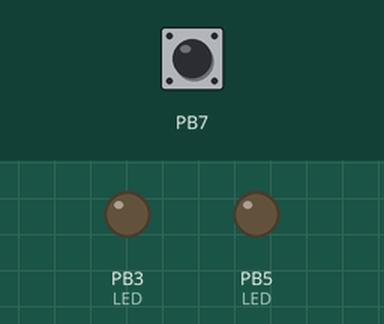
The program below on a simulated ATmega328P, built with avr-gcc and emulated at 16 MHz. Parts: output pins drawn as LEDs (lit = HIGH). Inputs (shaded band) come from the test bench; at power-on: PB7 HIGH. Random numbers use the default seed unless the program sets one; what the program prints to the serial monitor is not drawn.

Above: at 1.2 s.
1.3 s: PB7 pulled LOW for 0.15 s
At 1.37 s:
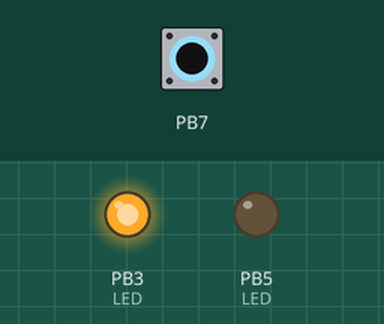
4.4 s: PB7 pulled LOW for 3.2 s
At 7.9 s:
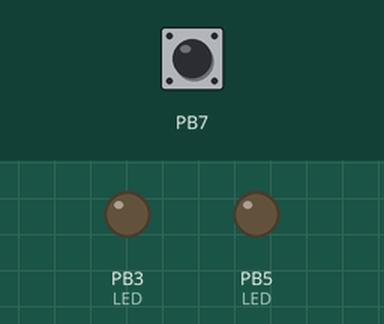
Timing chart, 0 to 9.4 s (numbered marks = the images above; inputs shaded):
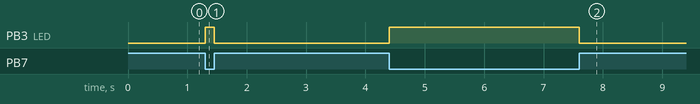

Measured:
- after the input at 1.3 s, PB3 (LED): LOW → HIGH at once, → LOW 0.15 s later
- after the input at 4.4 s, PB3 (LED): LOW → HIGH at once, → LOW 3.2 s later

The program:

main.c
```c
/*
 * main.c
 *
 * Description : Example usage of the mastermind library functions
 *
 * Company : I&Q
 * Author : Hugo Arends
 * Date : July 2017
 */
#define F_CPU 16000000UL // 16Mhz
#include <avr/io.h>
#include <time.h>
#include <avr/interrupt.h>
#include <util/delay.h>
#include <string.h>
#include "mastermind.h"
#include "global_var.h"

#define LED_INIT   DDRB  |=  (1<<DDB5)
#define LED_ON     PORTB |=  (1<<PORTB5)
#define LED_OFF    PORTB &= ~(1<<PORTB5)
#define LED_TOGGLE PINB  |=  (1<<PINB3)
#define SWITCH_PRESSED	!(PINB & (1<<PINB7))


#define FOSC 16000000 // Clock speed
#define BAUD 9600
#define MYUBRR FOSC/16/BAUD-1
/* UART Buffer Defines */
#define UART_RX_BUFFER_SIZE 32 /* 2,4,8,16,32,64,128 or 256 bytes */
#define UART_TX_BUFFER_SIZE 32
#define UART_RX_BUFFER_MASK (UART_RX_BUFFER_SIZE - 1)
#if (UART_RX_BUFFER_SIZE & UART_RX_BUFFER_MASK)
#error RX buffer size is not a power of 2
#endif
#define UART_TX_BUFFER_MASK (UART_TX_BUFFER_SIZE - 1)
#if (UART_TX_BUFFER_SIZE & UART_TX_BUFFER_MASK)
#error TX buffer size is not a power of 2
#endif
/* Static Variables */
static char UART_RxBuf[UART_RX_BUFFER_SIZE];
static volatile char UART_RxHead;
static volatile char UART_RxTail;
static char UART_TxBuf[UART_TX_BUFFER_SIZE];
static volatile char UART_TxHead;
static volatile char UART_TxTail;
/* Prototypes */
void InitUART(unsigned int ubrr_val);
char ReceiveByte(void);
void TransmitByte(char data);
void ReceiveString(char *str);
void TransmitString(char *str);


void generateCode(void);

mm_result_t mm_result;
//char secret_code[MM_DIGITS];
//char user_code[MM_DIGITS];

char secret_code[4];
char user_code[4];


ISR(PCINT0_vect)
{
	LED_TOGGLE;
	if (SWITCH_PRESSED)
	{
		generateCode();
		set_secret_code(secret_code);
		attempt = 12;
		LED_OFF;
	}
}

int main(void)
{
	// initialize the uart
	InitUART(MYUBRR);

    // Initialize the LED
    LED_INIT;
    LED_OFF;

	// Set interrupt in pin pb7
	PCMSK0 |= (1<<PCINT7);	// Pin Change Enable
	PCICR |= (1<<PCIE0);	// Pin Change Interrupt Enable 0
	sei(); // Global Interrupt Enable

	DDRB |= (1<<DDB3);		// Pin b3 is output
	DDRB &= ~(1<<DDB7);		// pin b7 is input

	// set count for random number
	int count = 0;

	secret_code[0] = '1';
	secret_code[1] = '1';
	secret_code[2] = '2';
	secret_code[3] = '2';
	secret_code[4] = NULL;
    // Just as an example, the user code is set statically
    // TODO: Get the code from the user
    user_code[0] = '1';
    user_code[1] = '2';
    user_code[2] = '3';
    user_code[3] = '4';
	user_code[4] = NULL;

    // Check the user code against the secret code
    mm_result = check_secret_code(user_code);
    /*
	if(mm_result.correct_num_and_pos == 4)
	{
		LED_ON;
	}
	*/
    // Stop executing
    // TODO: Give the user 12 opportunities
    // TODO: Start over once a game has finished
    while (1)
    {
		char byte2send = '0';
		count++;
		srand(count);

		TransmitString(secret_code);
		TransmitString(user_code);

		byte2send = mm_result.correct_num_and_pos + '0';
		TransmitByte(byte2send);
		byte2send = mm_result.correct_num + '0';
		TransmitByte(byte2send);

		mm_result = check_secret_code(user_code);

		if (attempt)
		{
			if(mm_result.correct_num_and_pos == 4)
			{
				LED_ON;
				TransmitString(" You are my Mastermind\r\n");
				TransmitString("Press the switch to reset the game");
				TransmitString("Or press enter to refresh");
			} else
			{
				TransmitString("Enter your code\r\n");

				ReceiveString(user_code);
				attempt--;
			}
		} else
		{
			TransmitString("You have lost\r\n");
			TransmitString("Press the switch to reset the game");
		}

		mm_result = check_secret_code(user_code);

		//_delay_ms(100);

    }
}
void generateCode(void)
{
	secret_code[0] = '1' + rand()%7;
	secret_code[1] = '1' + rand()%7;
	secret_code[2] = '1' + rand()%7;
	secret_code[3] = '1' + rand()%7;
	secret_code[4] = NULL;
	//TransmitString(secret_code);
	//secret_code[4] = NULL;

	return;
}


/* Initialize UART */
void InitUART(unsigned int ubrr_val)
{
	char x;
	/* Set the baud rate */
	UBRR0H = (unsigned char)(ubrr_val>>8);
	UBRR0L = (unsigned char)ubrr_val;
	/* Enable UART receiver and transmitter */
	UCSR0B = ((1<<RXEN0) | (1<<TXEN0) | (1<<RXCIE0));
	/* Flush receive buffer */
	x = 0;
	UART_RxTail = x;
	UART_RxHead = x;
	UART_TxTail = x;
	UART_TxHead = x;
}
/* Interrupt handlers */
ISR(USART_RX_vect)
{
	char data;
	unsigned char tmphead;
	/* Read the received data */
	data = UDR0;
	/* Calculate buffer index */
	tmphead = (UART_RxHead + 1) & UART_RX_BUFFER_MASK;
	/* Store new index */
	UART_RxHead = tmphead;
	if (tmphead == UART_RxTail) {
		/* ERROR! Receive buffer overflow */
	}
	/* Store received data in buffer */
	UART_RxBuf[tmphead] = data;
}
ISR(USART_UDRE_vect)
{
	unsigned char tmptail;
	/* Check if all data is transmitted */
	if (UART_TxHead != UART_TxTail) {
		/* Calculate buffer index */
		tmptail = ( UART_TxTail + 1 ) & UART_TX_BUFFER_MASK;
		/* Store new index */
		UART_TxTail = tmptail;
		/* Start transmission */
		UDR0 = UART_TxBuf[tmptail];
		} else {
		/* Disable UDRE interrupt */
		UCSR0B &= ~(1<<UDRIE0);
	}
}
char ReceiveByte(void)
{
	unsigned char tmptail;
	/* Wait for incoming data */
	while (UART_RxHead == UART_RxTail);
	/* Calculate buffer index */
	tmptail = (UART_RxTail + 1) & UART_RX_BUFFER_MASK;
	/* Store new index */
	UART_RxTail = tmptail;
	/* Return data */
	return UART_RxBuf[tmptail];
}
void TransmitByte(char data)
{
	unsigned char tmphead;
	/* Calculate buffer index */
	tmphead = (UART_TxHead + 1) & UART_TX_BUFFER_MASK;
	/* Wait for free space in buffer */
	while (tmphead == UART_TxTail);
	/* Store data in buffer */
	UART_TxBuf[tmphead] = data;
	/* Store new index */
	UART_TxHead = tmphead;
	/* Enable UDRE interrupt */
	UCSR0B |= (1<<UDRIE0);
}
/*
* This function gets a string of characters from the USART.
* The string is placed in the array pointed to by str.
*
* - This function uses the function ReceiveByte() to get a byte
* from the UART.
* - If the received byte is equal to '\n' (Line Feed),
* the function returns.
* - The array is terminated with ´\0´.
*/
void ReceiveString(char *str)
{
	uint8_t t = 0;
	while ((str[t] = ReceiveByte()) != '\n')
	{
		t++;
	}
	str[t++] = '\n';
	str[t] = '\0';
}
/*
* Transmits a string of characters to the USART.
* The string must be terminated with '\0'.
*
* - This function uses the function TransmitByte() to
* transmit a byte via the UART
* - Bytes are transmitted until the terminator
* character '\0' is detected. Then the function returns.
*/
void TransmitString(char *str)
{
	while(*str)
	{
		TransmitByte(*str++);
	}
}
```

global_var.h
```c
/*
 * global_var.h
 *
 * Created: 11-1-2019 12:15:51
 *  Author: w.meijer
 */


#ifndef GLOBAL_VAR_H_
#define GLOBAL_VAR_H_

int attempt = 12;


#endif /* GLOBAL_VAR_H_ */
```

mastermind.c
```c
// (licence header left out)
#include "mastermind.h"

// ----------------------------------------------------------------------------
// Local variables
// ----------------------------------------------------------------------------
unsigned char secret_code[MM_DIGITS] = { MM_MARK_DONE };

// ----------------------------------------------------------------------------
// Function: This function gets the secret code that is stored in the global
//           variable secret_code[] and copies it into the buffer pointed to by
//           code.
// Pre     : The buffer has at least MM_DIGITS space available.
// Post    : -
// ----------------------------------------------------------------------------
void get_secret_code(unsigned char *code)
{
  for(uint8_t i=0; i < MM_DIGITS; i++)
    code[i] = secret_code[i];
}

// ----------------------------------------------------------------------------
// Function: This function sets the secret code by copying code[] into the
//           global variable secret_code[].
// Pre     : The size of the code[] is exactly MM_DIGITS.
// Post    : -
// ----------------------------------------------------------------------------
void set_secret_code(const unsigned char *code)
{
  for(uint8_t i=0; i < MM_DIGITS; i++)
    secret_code[i] = code[i];
}

// ----------------------------------------------------------------------------
// Function: This function calculates the result based on the user_code[] and
//           the secret_code[].
// Pre     : None of the digits in user_code and secret code is equal to
//           MM_MARK_DONE.
// Post    : -
// ----------------------------------------------------------------------------
mm_result_t check_secret_code(const unsigned char *user_code)
{
  mm_result_t result;

  // Clear the result
  result.correct_num_and_pos = 0;
  result.correct_num = 0;

  // Copy the codes
  unsigned char secret_code_tmp[MM_DIGITS];
  unsigned char user_code_tmp[MM_DIGITS];
  for(uint8_t i=0; i < MM_DIGITS; i++)
  {
    secret_code_tmp[i] = secret_code[i];
    user_code_tmp[i]   = user_code[i];
  }

  // Iteration 1
  // Check the digits that have the same value and the same position
  for(uint8_t i=0; i < MM_DIGITS; i++)
  {
    if(user_code[i] == secret_code_tmp[i])
    {
      // Mark the digits that have been done
      secret_code_tmp[i] = MM_MARK_DONE;
      user_code_tmp[i] = MM_MARK_DONE;

      result.correct_num_and_pos++;
    }
  }

  // Iteration 2
  // Check the digits that have the same value, but a different position
  // Loop all user digits (u)
  for(uint8_t u=0; u < MM_DIGITS; u++)
  {
    // Has this user digit not been counted in iteration 1?
    if(user_code_tmp[u] != MM_MARK_DONE)
    {
      // Loop all secret digits (s)
      for(uint8_t s=0; s < MM_DIGITS; s++)
      {
        // Has this secret digit not been counted in iteration 1?
        if(secret_code_tmp[s] != MM_MARK_DONE)
        {
          // Are the digits equal and the positions different?
          if((secret_code_tmp[s] == user_code[u]) && (s != u))
          {
            // Mark the secret digit so it will never be equal to a user digit again
            secret_code_tmp[s] = MM_MARK_DONE;

            result.correct_num++;

            // Do not check the rest of the secret digits for this user digit
            break;
          }
        }
      }
    }
  }

  return result;
}
```

mastermind.h
```c
// (licence header left out)
#ifndef _MASTERMIND_H_
#define _MASTERMIND_H_

#include <stdint.h>

// ----------------------------------------------------------------------------
// Defines
// ----------------------------------------------------------------------------
#define MM_DIGITS    (  4)
#define MM_MARK_DONE (255)

typedef struct mm_result_t
{
  uint8_t correct_num_and_pos;
  uint8_t correct_num;
}mm_result_t;

// ----------------------------------------------------------------------------
// Function prototypes
// ----------------------------------------------------------------------------
void        get_secret_code(unsigned char *code);
void        set_secret_code(const unsigned char *code);
mm_result_t check_secret_code(const unsigned char *code);

#endif /* _MASTERMIND_H_ */
```
